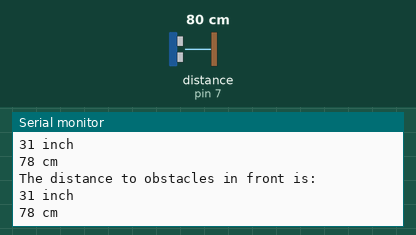
Bench run of a sketch on a simulated Arduino Uno, built with avr-gcc and run on an emulated ATmega328P. Shown: the last lines printed to the serial monitor. Inputs (shaded band) come from the test bench; at power-on: distance to the obstacle (sensor on pin 7) 80 cm. WiFi joins after 1.5 s; servers stay silent unless stated.

Above: at 5.0 s.
5.1 s: distance to the obstacle (sensor on pin 7) set to 2 cm
At 6.2 s:
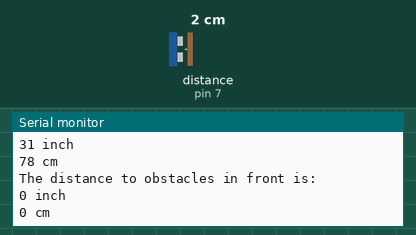
6.6 s: distance to the obstacle (sensor on pin 7) set to 299 cm
At 8.4 s:
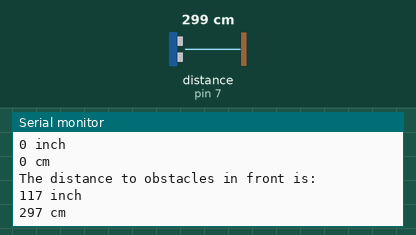
9.6 s: distance to the obstacle (sensor on pin 7) set to 120 cm
At 11.4 s:
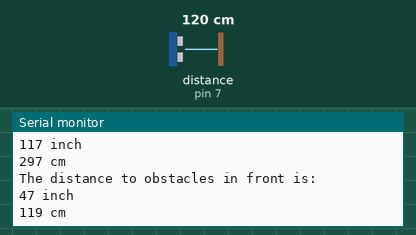
Timing chart, 0 to 12.9 s (numbered marks = the images above; inputs shaded):
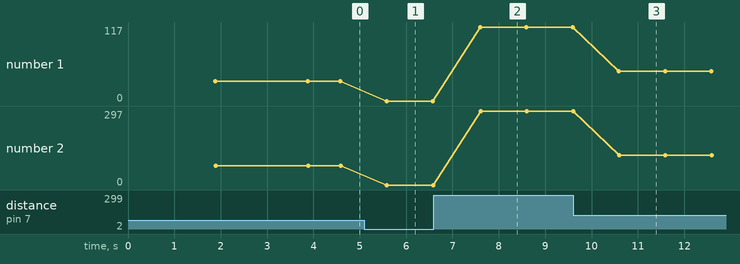

Measured:
- after the input at 5.1 s, the serial monitor: prints a new line after 0.48 s (image 1)
- after the input at 6.6 s, the serial monitor: prints a new line after 1.0 s (image 2)
- after the input at 9.6 s, the serial monitor: prints a new line after 0.99 s (image 3)
- plotted number 1: 31 → 0 after the input at 5.1 s, 0 → 117 after the input at 6.6 s, 117 → 47 after the input at 9.6 s
- plotted number 2: 78 → 0 after the input at 5.1 s, 0 → 297 after the input at 6.6 s, 297 → 119 after the input at 9.6 s

The sketch:

trash_can_final.ino
```cpp
// (licence header left out)
/* Comment this out to disable prints and save space */
#define BLYNK_PRINT Serial
#include "Ultrasonic.h"

#include <ESP8266_Lib.h>
#include <BlynkSimpleShieldEsp8266.h>

// You should get Auth Token in the Blynk App.
// Go to the Project Settings (nut icon).
char auth[] = "ae7bc78c4f3a40a6a2ea43232c795535";

// Your WiFi credentials.
// Set password to "" for open networks.
char ssid[] = "KeVIN";
char pass[] = "kevinchan";

String AP = "KeVIN";
String PASS = "kevinchan";

// Hardware Serial on Mega, Leonardo, Micro...
//#define EspSerial Serial1

// or Software Serial on Uno, Nano...
#include <SoftwareSerial.h>
SoftwareSerial EspSerial(10, 11); // RX, TX

// Your ESP8266 baud rate:
#define ESP8266_BAUD 115200

ESP8266 wifi(&EspSerial);


// ULTRASONIC RANGER
Ultrasonic ultrasonic(7);

int runRanger(){
  long RangeInInches;
  long RangeInCentimeters;
  RangeInInches = ultrasonic.MeasureInInches();
  RangeInCentimeters = RangeInInches * 2.54;/*ultrasonic.MeasureInCentimeters();*/
  Serial.println("The distance to obstacles in front is: ");
  Serial.print(RangeInInches);//0~157 inches
  Serial.println(" inch");
  Serial.print(RangeInCentimeters);//0~400cm
  Serial.println(" cm");
  return RangeInInches;
}

// TIMERS
BlynkTimer timer;

void sendUpRange(){
  Blynk.virtualWrite(V4, runRanger());
}

// SEND COMMAND
int countTrueCommand;
int countTimeCommand;
boolean found = false;
int valSensor = 1;

void sendCommand(String command, int maxTime, char readReplay[]) {
  Serial.print(countTrueCommand);
  Serial.print(". at command => ");
  Serial.print(command);
  Serial.print(" ");
  while(countTimeCommand < (maxTime*1))
  {
    EspSerial.println(command);//at+cipsend
    if(EspSerial.find(readReplay))//ok
    {
      found = true;
      break;
    }

    countTimeCommand++;
  }

  if(found == true)
  {
    Serial.println("OYI");
    countTrueCommand++;
    countTimeCommand = 0;
  }

  if(found == false)
  {
    Serial.println("Fail");
    countTrueCommand = 0;
    countTimeCommand = 0;
  }

  found = false;
}

void setup()
{
  // Debug console
  Serial.begin(9600);

  // Set ESP8266 baud rate
  EspSerial.begin(ESP8266_BAUD);
  delay(10);

  //sendCommand("AT+CWMODE=1",5,"OK");
  //sendCommand("AT+CWJAP=\""+ AP +"\",\""+ PASS +"\"",20,"OK");

  Serial.println("Starting Blynk.begin()");
  Blynk.begin(auth, wifi, ssid, pass);
  Serial.println("Finished Blynk.begin()");
  Blynk.virtualWrite(V5, "Finished!");
  Blynk.virtualWrite(V4, runRanger());
  //sendUpRange();
  delay(2000);
  Blynk.virtualWrite(V5, "-------");
  timer.setInterval(1000L, sendUpRange);
}

void loop()
{
  Blynk.run();
  timer.run();
}
```
